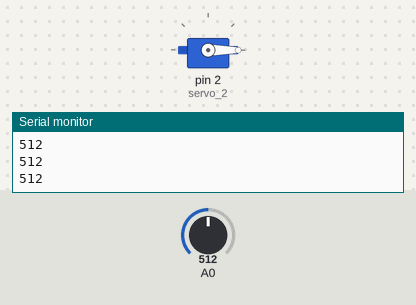
A sketch run on a simulated Arduino Uno, built with avr-gcc and run on an emulated ATmega328P. Shown: servo, the last lines printed to the serial monitor. The inputs (shaded band) are chosen by the test bench; at power-on: A0 = 512.

Above: at 1.2 s.
1.3 s: A0 set to 307
2.8 s: A0 set to 282
At 4.0 s:
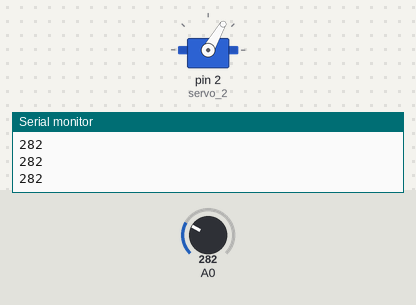
4.3 s: A0 set to 306
At 5.4 s:
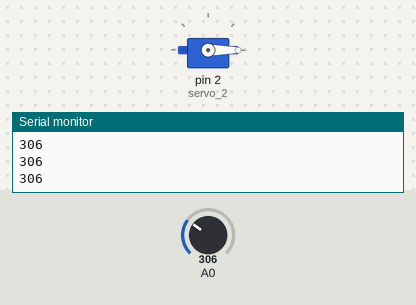
5.8 s: A0 set to 290
At 6.3 s:
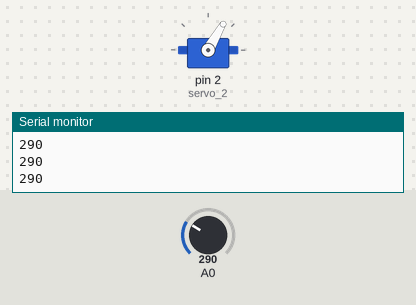
Timing chart, 0 to 8.3 s (numbered marks = the images above; inputs shaded):
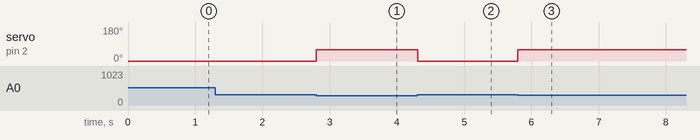

The sketch:

servo_ldr.ino
```cpp
#include <Servo.h>

Servo servo_2;

void setup()
{
  pinMode(A0, INPUT);
  Serial.begin(9600);

  servo_2.attach(2);

}

void loop()
{
  Serial.println(analogRead(A0));
  if (analogRead(A0) < 300) {
    servo_2.write(60);
    delay(150); // Wait for 150 millisecond(s)
  } else {
    servo_2.write(0);
  }
}
```

Measured:
- the behaviour switches between 300 and 299 on A0 (found by bisection; images 0 and 1)
- after the input at 2.8 s, servo on pin 2 (servo_2): 0° → 60° at once
- after the input at 4.3 s, servo on pin 2 (servo_2): 60° → 0° at once
- after the input at 5.8 s, servo on pin 2 (servo_2): 0° → 60° at once
